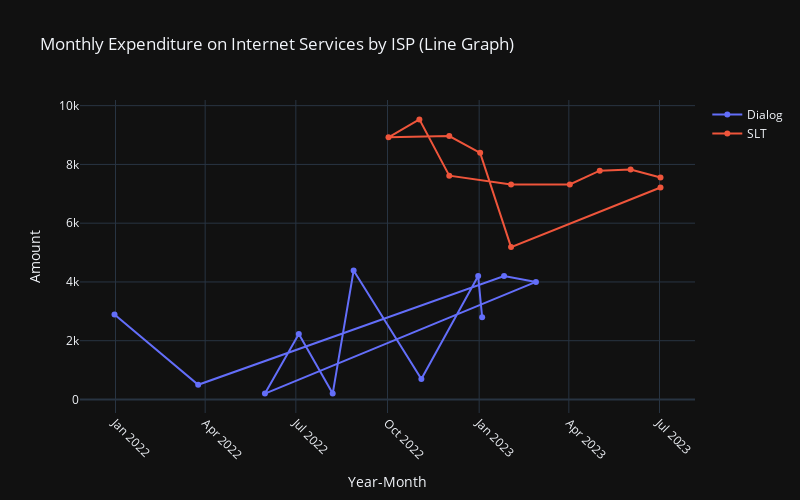

The notebook cell this image was saved under:
### Code cell
import plotly.graph_objs as go
import plotly.express as px

# Assuming you have the 'date' column in the 'YYYY-Month' format
# If not, you can create it using the code you provided earlier

# Create a line graph using Plotly
fig = go.Figure()

# Add a line trace for each ISP
for isp in df['ISP'].unique():
    df_filtered = df[df['ISP'] == isp]
    fig.add_trace(go.Scatter(x=df_filtered['date'], y=df_filtered['amount'], mode='lines+markers', name=isp))

# Customize the layout
fig.update_layout(
    title='Monthly Expenditure on Internet Services by ISP (Line Graph)',
    xaxis_title='Year-Month',
    yaxis_title='Amount',
    xaxis=dict(tickangle=45),
    template="plotly_dark",
    width=800,
    height=500
)

# Show the plot
fig.show()

### Figure 1 — Plotly figure (JSON) as saved in the notebook; plotly's stock layout.template omitted (floating-point values rounded to 4 significant figures)
{"data": [{"mode": "lines+markers", "name": "Dialog", "type": "scatter", "x": ["2021-12-31T00:00:00", "2022-03-25T00:00:00", "2023-01-26T00:00:00", "2023-02-27T00:00:00", "2022-05-31T00:00:00", "2022-07-04T00:00:00", "2022-08-07T00:00:00", "2022-08-28T00:00:00", "2022-11-04T00:00:00", "2022-12-31T00:00:00", "2023-01-04T00:00:00"], "y": [2890.0, 500, 4200, 4000, 200, 2229.0, 200, 4387.0, 700, 4200, 2800]}, {"mode": "lines+markers", "name": "SLT", "type": "scatter", "x": ["2023-07-02T00:00:00", "2023-06-02T00:00:00", "2023-05-02T00:00:00", "2023-04-02T00:00:00", "2023-02-02T00:00:00", "2022-12-02T00:00:00", "2022-11-02T00:00:00", "2022-10-02T00:00:00", "2022-12-02T00:00:00", "2023-01-02T00:00:00", "2023-02-02T00:00:00", "2023-07-02T00:00:00"], "y": [7552.0, 7829.0, 7787.0, 7317.0, 7317.0, 7618.0, 9532.0, 8920.0, 8965.0, 8393.0, 5186.0, 7214.0]}], "layout": {"height": 500, "title": {"text": "Monthly Expenditure on Internet Services by ISP (Line Graph)"}, "width": 800, "xaxis": {"tickangle": 45, "title": {"text": "Year-Month"}}, "yaxis": {"title": {"text": "Amount"}}}}
